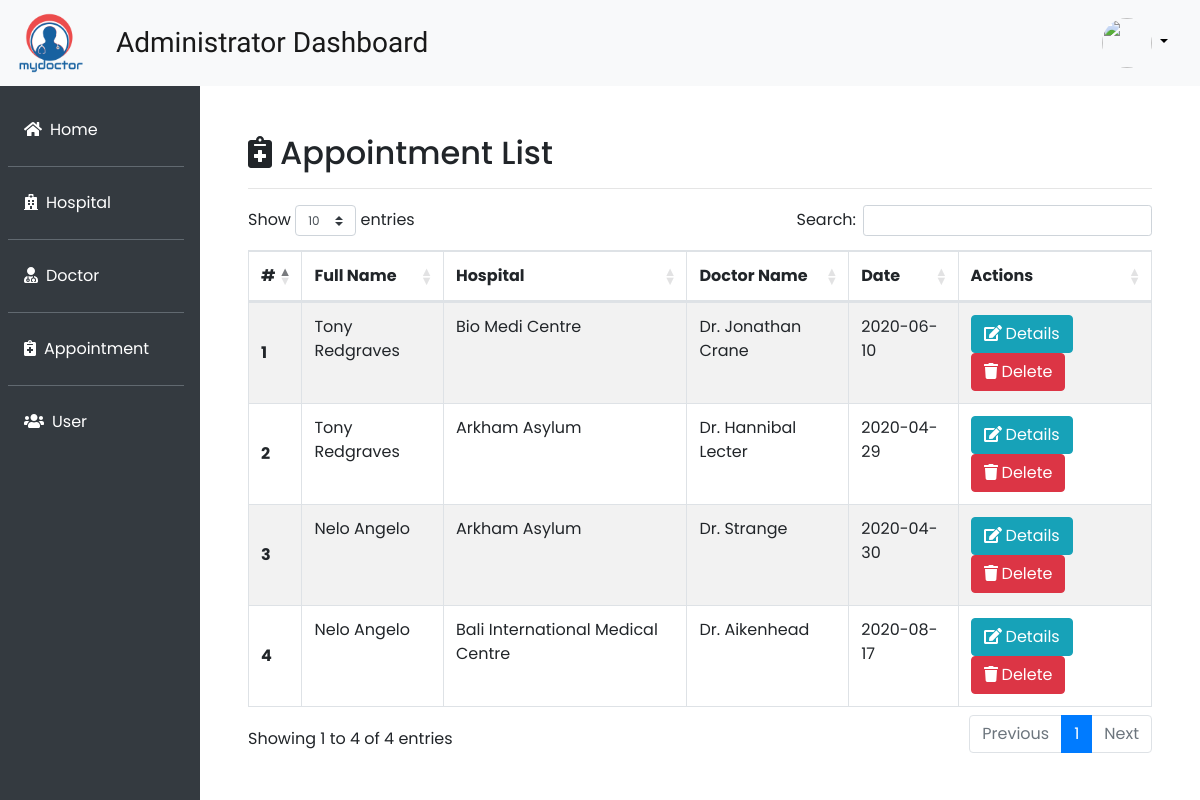
Page /index.php/appointment on the committed database.
### tables this page shows
CREATE TABLE `appointment` (
  `appointment_id` int(10) NOT NULL,
  `hospital_id` int(10) NOT NULL,
  `id` int(10) NOT NULL,
  `doctor_id` int(10) NOT NULL,
  `appointment_date` date NOT NULL,
  `complaints` varchar(256) NOT NULL
);

CREATE TABLE `user` (
  `id` int(10) NOT NULL,
  `name` varchar(128) NOT NULL,
  `username` varchar(128) NOT NULL,
  `email` varchar(128) NOT NULL,
  `password` varchar(128) NOT NULL,
  `phone` varchar(128) NOT NULL,
  `role` int(2) NOT NULL,
  `image` varchar(128) NOT NULL
);

CREATE TABLE `hospital` (
  `hospital_id` int(10) NOT NULL,
  `hos_name` varchar(128) NOT NULL,
  `hos_address` varchar(128) NOT NULL,
  `hos_image` varchar(128) NOT NULL
);

CREATE TABLE `doctor` (
  `doctor_id` int(10) NOT NULL,
  `doc_name` varchar(128) NOT NULL,
  `specialist` varchar(128) NOT NULL,
  `doc_gender` varchar(128) NOT NULL,
  `doc_image` varchar(128) NOT NULL,
  `hospital_id` int(10) NOT NULL
);

### application/controllers/Appointment.php (called while the page is built, shortened)
<?php
class Appointment extends CI_Controller
{
    public function __construct()
    {
        $this->load->library('form_validation');
        $this->load->model('userModel');
        $this->load->model('appointModel');
    }
    public function index()
    {
        $data['title'] = 'Admin-Appointment';
        $data['user'] = $this->userModel->getUser($this->session->userdata('username'));
        $data['appointment'] = $this->appointModel->getAllAppointment();
        $this->load->view('template/admin_header', $data);
        $this->load->view('admin/view_appointment', $data);
        $this->load->view('template/admin_footer');
    }
}

### index.php (called while the page is built, shortened)
<?php
require_once BASEPATH.'core/CodeIgniter.php';

### application/models/appointModel.php (called while the page is built, shortened)
<?php
class appointModel extends CI_Model
{
    public function getAllAppointment()
    {
        $this->db->select('appointment.*, hospital.hos_name as hospital_name, doctor.doc_name as doctor_name, user.name as name');
        $this->db->from('appointment');
        $this->db->join('hospital', 'hospital.hospital_id = appointment.hospital_id');
        $this->db->join('doctor', 'doctor.doctor_id = appointment.doctor_id');
        $this->db->join('user', 'user.id = appointment.id');
        return $this->db->get()->result_array();
    }
}

### application/views/admin/view_appointment.php (the view, shortened to what this page needs)
<div class="col-md-10 p-5 pt-2">
    <h2><i class="fas fa-notes-medical mr-2"></i>Appointment List</h2>
    <hr>
    <table id="appointmentTable" class="table table-striped table-bordered table-hover" style="width:100%">
        <thead>
            <tr class="text-center">
                <th scope="col">#</th>
                <th scope="col">Full Name</th>
                <th scope="col">Hospital</th>
                <th scope="col">Doctor Name</th>
                <th scope="col">Date</th>
                <th scope="col">Actions</th>
            </tr>
        </thead>
        <tbody>
            <?php $i = 1; ?>
            <?php foreach ($appointment as $ap) : ?>
                <tr>
                    <th scope="row" style="vertical-align: middle"><?= $i ?> </th>
                    <td><?= $ap['name'] ?></td>
                    <td><?= $ap['hospital_name'] ?></td>
                    <td><?= $ap['doctor_name']; ?></td>
                    <td><?= $ap['appointment_date']; ?></td>
                    <td>
                        <button type="button" class="btn btn-info appDetailBtn" data-toggle="modal" data-target="#appointModal" data-appointment_id="<?= $ap['appointment_id']; ?>"><i class="fas fa-edit mr-1"></i>Details</button>
                        <a href="<?= base_url('Appointment/delAppointment/') . $ap['appointment_id']; ?>" type="button" class="btn btn-danger appDeleteBtn"><i class="fas fa-trash mr-1"></i>Delete</a>
                    </td>
                </tr>
                <?php $i++ ?>
            <?php endforeach; ?>
        </tbody>
    </table>
</div>
</div>

### assets/css/admin.css (style rules this page uses)
body { font-family: Poppins; }

### rows in the picture
appointment: user.name "Tony Redgraves", hospital.hos_name "Bio Medi Centre", doctor.doc_name "Dr. Jonathan Crane", appointment_date "2020-06-10"
appointment: user.name "Tony Redgraves", hospital.hos_name "Arkham Asylum", doctor.doc_name "Dr. Hannibal Lecter", appointment_date "2020-04-29"
appointment: user.name "Nelo Angelo", hospital.hos_name "Arkham Asylum", doctor.doc_name "Dr. Strange", appointment_date "2020-04-30"
appointment: user.name "Nelo Angelo", hospital.hos_name "Bali International Medical Centre", doctor.doc_name "Dr. Aikenhead", appointment_date "2020-08-17"
